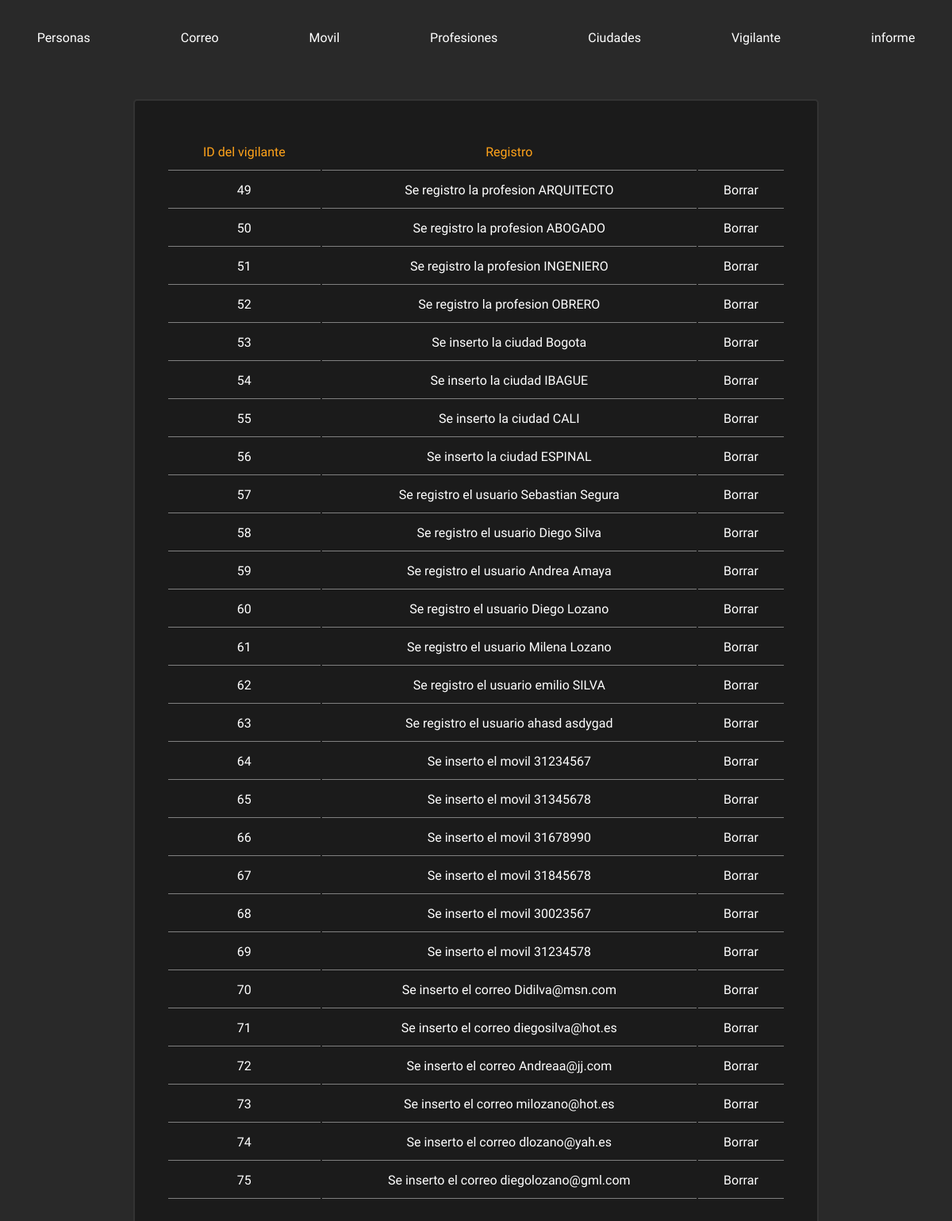
Screenshot of /Views/vigilante.php with the database file from the repository.
### tables this page shows
CREATE TABLE `repartidor_vigilante` (
  `id_vigilante` int(11) NOT NULL,
  `registro` varchar(100) NOT NULL
);

### Model/query.php (called while the page is built, shortened)
<?php
    class Query {
        public function searchVigilantes() {
            $objConnection = new Connection();
            $connection = $objConnection->get_connection();
            $sql = "SELECT * FROM repartidor_vigilante";
            $statement = $connection->prepare($sql);
            $statement->execute();
            $f = null;
            while ($result = $statement->fetch()) {
                $f[] = $result;
            }
            return $f;
        }
    }
?>

### Controller/shows.php (the view, shortened to what this page needs)
<?php
    function showVigilantes() {
        $objQuery = new Query();
        $statement = $objQuery->searchVigilantes();
        if (!$statement) {
            echo
            '
                <tr><td colspan="100%">No hay Historial registrado</td></tr>
            ';
        } else {
            foreach ($statement as $f) {
                echo
                '
                    <tr>
                        <td> '.$f['id_vigilante'].' </td>
                        <td> '.$f['registro'].'  </td>
                        <td><a href="../Controller/deleteVigilante.php?id_vig='.$f['id_vigilante'].'">Borrar</a></td>
                    </tr>
                ';
            }
        }
    }

### Views/vigilante.php (shortened to what this page needs)
<?php
	require_once("../Model/query.php");
	require_once("../Controller/shows.php");
?>
<!DOCTYPE html>
<html lang="es">
<head>
    <link rel="stylesheet" href="css/style.css">
</head>
<body>
    <header>
		<nav>
			<div class="container">
                <ul class="row">
					<li><a href="../">Personas</a></li>
					<li><a href="correos.php">Correo</a></li>
					<li><a href="movil.php">Movil</a> </li>
					<li><a href="profesiones.php">Profesiones</a> </li>
					<li><a href="ciudades.php">Ciudades</a></li>
					<li><a href="vigilante.php">Vigilante</a></li>
					<li><a href="inform.php">informe</a></li>
			    </ul>
			</div>
		</nav>
	</header>
    <main>
        <div id="p-section">
            <div class="container more-space">
               <table class="tabla">
                    <tr>
                        <td>ID del vigilante</td>
                        <td>Registro</td>
                        <td></td>
                    </tr>
                    <?php showVigilantes() ?>
               </table>
            </div>
        </div>
    </main>
</body>
</html>

### Views/css/style.css (style rules this page uses)
* { margin: 0; padding: 0; }
body { background-color: #292929; font-family: 'Tilt Neon', cursive; color: #fff; }
ul li { margin: 25px 40px; list-style: none; padding: 13px 17px; border-radius: 5px; transition: .4s; }
a { text-decoration: none; color: #fff; transition: .4s; }
.container { width: 40%; margin: 0 auto; }
.row { display: flex; justify-content: center; }
header { width: 100%; }
nav { width: 100%; margin: auto; }
#p-section { width: 100%; padding: 30px 0; }
.tabla { width: 90%; margin: auto; padding: 40px ; border: 2px solid #333; border-radius: 5px; text-align: center; background-color: #1b1b1b; }
.tabla td { padding: 13px 17px; border-bottom: 1px solid #808080; }
.tabla tr:nth-child(1) { color: #ffa31a; }
.more-space { width: 80%; }

### rows the page displays
repartidor_vigilante: id_vigilante "49", registro "Se registro la profesion ARQUITECTO"
repartidor_vigilante: id_vigilante "50", registro "Se registro la profesion ABOGADO"
repartidor_vigilante: id_vigilante "51", registro "Se registro la profesion INGENIERO"
repartidor_vigilante: id_vigilante "52", registro "Se registro la profesion OBRERO"
repartidor_vigilante: id_vigilante "53", registro "Se inserto la ciudad Bogota"
repartidor_vigilante: id_vigilante "54", registro "Se inserto la ciudad IBAGUE"
repartidor_vigilante: id_vigilante "55", registro "Se inserto la ciudad CALI"
repartidor_vigilante: id_vigilante "56", registro "Se inserto la ciudad ESPINAL"
repartidor_vigilante: id_vigilante "57", registro "Se registro el usuario Sebastian Segura"
repartidor_vigilante: id_vigilante "58", registro "Se registro el usuario Diego Silva"
repartidor_vigilante: id_vigilante "59", registro "Se registro el usuario Andrea Amaya"
repartidor_vigilante: id_vigilante "60", registro "Se registro el usuario Diego Lozano"
repartidor_vigilante: id_vigilante "61", registro "Se registro el usuario Milena Lozano"
repartidor_vigilante: id_vigilante "62", registro "Se registro el usuario emilio SILVA"
repartidor_vigilante: id_vigilante "63", registro "Se registro el usuario ahasd asdygad"
repartidor_vigilante: id_vigilante "64", registro "Se inserto el movil 31234567"
repartidor_vigilante: id_vigilante "65", registro "Se inserto el movil 31345678"
repartidor_vigilante: id_vigilante "66", registro "Se inserto el movil 31678990"
repartidor_vigilante: id_vigilante "67", registro "Se inserto el movil 31845678"
repartidor_vigilante: id_vigilante "68", registro "Se inserto el movil 30023567"
repartidor_vigilante: id_vigilante "69", registro "Se inserto el movil 31234578"
repartidor_vigilante: id_vigilante "70", registro "Se inserto el correo Didilva@msn.com"
repartidor_vigilante: id_vigilante "71", registro "Se inserto el correo diegosilva@hot.es"
repartidor_vigilante: id_vigilante "72", registro "Se inserto el correo Andreaa@jj.com"
repartidor_vigilante: id_vigilante "73", registro "Se inserto el correo milozano@hot.es"
repartidor_vigilante: id_vigilante "74", registro "Se inserto el correo dlozano@yah.es"
repartidor_vigilante: id_vigilante "75", registro "Se inserto el correo diegolozano@gml.com"
